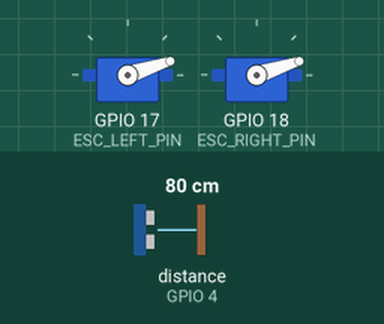
Simulated run of this sketch. Board: ESP32. On the bench: 2 × servo. Wiring (inferred from the names in the program): ultrasonic range finder: trigger GPIO 5; echo GPIO 4. The inputs (shaded band) are chosen by the test bench; at power-on: distance to the obstacle (sensor on GPIO 4) 80 cm. The echo pulse lasts 58.3 µs per cm; WiFi joins after 1.5 s; servers stay silent unless stated.

Above: at 4.15 s.
At 11.1 s:
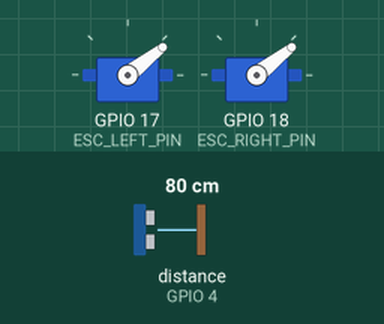
Timing chart, 0 to 13.2 s (numbered marks = the images above):
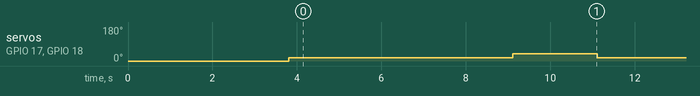

Measured:
- by itself, servo on GPIO 17 (ESC_LEFT_PIN), servo on GPIO 18 (ESC_RIGHT_PIN): alternates 38° for 2.0 s and 18° for 5.2 s, 5 changes in all, then stays 18°

The sketch:

Identification.ino
```cpp
#include <WiFi.h>
#include <ESP32Servo.h>
#include <Arduino.h>
#include <math.h>

// Identification firmware: applies open-loop PWM steps and logs distance so the
// vehicle model can be fitted later in MATLAB.

// =============================
// WIFI
// =============================
const char* ssid = "wifim";
const char* password = "12345678";
const char* host = "10.236.15.12";
const uint16_t port = 8080;

WiFiClient client;

// =============================
// ESC MOTORY
// =============================
Servo escLeft, escRight;

const int ESC_LEFT_PIN  = 17;
const int ESC_RIGHT_PIN = 18;

const int ESC_MIN = 1090;
const int ESC_MAX = 1700;

const int PWM_ZERO = 1150;

int currentPWMLeft  = ESC_MIN;
int currentPWMRight = ESC_MIN;

// =============================
// ULTRAZVUK (HC-SR04)
// =============================
#define TRIG_PIN 5
#define ECHO_PIN 4

float readDistanceCM() {
  digitalWrite(TRIG_PIN, LOW);
  delayMicroseconds(2);
  digitalWrite(TRIG_PIN, HIGH);
  delayMicroseconds(10);
  digitalWrite(TRIG_PIN, LOW);

  long duration = pulseIn(ECHO_PIN, HIGH, 25000);
  if (duration == 0) return -1.0f;

  return (duration * 0.0343f / 2.0f);
}

// =============================
// TIMING
// =============================
static const float Ts = 0.05f;
// Timer intervals are in milliseconds and match Ts = 50 ms.
const unsigned long TICK_INTERVAL = 50;
const unsigned long SEND_INTERVAL = 50;

// =============================
// IDENTIFIKAČNÝ PWM PROFIL
// =============================
struct StepCmd {
  uint32_t t_ms;
  int pwm;
};

StepCmd profile[] = {
  {     0, PWM_ZERO },
  {  5000, 1220     }, // skok
  {  7000, PWM_ZERO },
  {  12000, 1220     },  // skok
  {  14000, PWM_ZERO }
};

const int PROFILE_LEN = sizeof(profile) / sizeof(profile[0]);

int pwmFromProfile(uint32_t t_ms) {
  int pwm = profile[0].pwm;
  // Use the last scheduled step whose start time has already passed.
  for (int i = 0; i < PROFILE_LEN; i++) {
    if (t_ms >= profile[i].t_ms) pwm = profile[i].pwm;
    else break;
  }
  return constrain(pwm, ESC_MIN, ESC_MAX);
}

// =============================
// MEDIAN FILTER N
// =============================
#define MEDIAN_N 5
float medianBuf[MEDIAN_N] = {0};
int medianIdx = 0;
bool medianInit = false;

float medianFilter5(float x) {
  if (!medianInit) {
    // Fill the median buffer with the first sample to prevent zero bias.
    for (int i = 0; i < MEDIAN_N; i++) medianBuf[i] = x;
    medianIdx = 0;
    medianInit = true;
  }

  medianBuf[medianIdx++] = x;
  if (medianIdx >= MEDIAN_N) medianIdx = 0;

  float temp[MEDIAN_N];
  memcpy(temp, medianBuf, sizeof(temp));

  // Median filtering removes isolated ultrasonic outliers without averaging them.
  for (int i = 0; i < MEDIAN_N - 1; i++) {
    for (int j = i + 1; j < MEDIAN_N; j++) {
      if (temp[j] < temp[i]) {
        float t = temp[i];
        temp[i] = temp[j];
        temp[j] = t;
      }
    }
  }
  return temp[MEDIAN_N / 2];
}

// =============================
// DVOJITÁ EMA
// =============================
float emaFast = 0.0f;
float emaSlow = 0.0f;
bool emaInit = false;

float alphaFast = 0.3f;
float alphaSlow = 0.05f;

float dist_filt = 0.0f;
float last_dist_raw = -1.0f;

void updateDistanceFiltering(float rawDistance) {
  // Ignore invalid echo measurements; the previous filtered value remains valid.
  if (rawDistance <= 0.0f) return;

  if (!emaInit) {
    emaFast = rawDistance;
    emaSlow = rawDistance;
    dist_filt = rawDistance;
    emaInit = true;

    medianInit = false;
    (void)medianFilter5(rawDistance);
    return;
  }

  //EMA FAST
  // Fast EMA follows short-term motion and is useful for diagnostic comparison.
  emaFast = alphaFast * rawDistance + (1.0f - alphaFast) * emaFast;

  //MEDIAN5 + EMA SLOW
  // Slow filtered distance is the signal saved for model identification.
  float med = medianFilter5(rawDistance);
  emaSlow = alphaSlow * med + (1.0f - alphaSlow) * emaSlow;

  dist_filt = emaSlow;
}

// =============================
// SETUP
// =============================
void setup() {
  escLeft.attach(ESC_LEFT_PIN, ESC_MIN, ESC_MAX);
  escRight.attach(ESC_RIGHT_PIN, ESC_MIN, ESC_MAX);

  // arming
  escLeft.writeMicroseconds(ESC_MIN);
  escRight.writeMicroseconds(ESC_MIN);
  delay(2000);

  pinMode(TRIG_PIN, OUTPUT);
  pinMode(ECHO_PIN, INPUT);

  WiFi.begin(ssid, password);
  while (WiFi.status() != WL_CONNECTED) {
    delay(200);
  }

  while (!client.connect(host, port)) {
    delay(500);
  }

  currentPWMLeft  = PWM_ZERO;
  currentPWMRight = PWM_ZERO;
  escLeft.writeMicroseconds(currentPWMLeft);
  escRight.writeMicroseconds(currentPWMRight);
  delay(300);
}

// =============================
// LOOP
// =============================
unsigned long t0 = 0;
unsigned long lastTick = 0;
unsigned long lastSend = 0;

void loop() {
  unsigned long now = millis();
  if (t0 == 0) t0 = now;
  uint32_t t_ms = (uint32_t)(now - t0);

  if (now - lastTick >= TICK_INTERVAL) {
    // Open-loop excitation is independent of measured distance.
    int pwm = pwmFromProfile(t_ms);

    currentPWMLeft  = pwm;
    currentPWMRight = pwm;

    escLeft.writeMicroseconds(currentPWMLeft);
    escRight.writeMicroseconds(currentPWMRight);

    float dist_raw = readDistanceCM();
    last_dist_raw = dist_raw;

    updateDistanceFiltering(dist_raw);

    lastTick = now;
  }

  if (now - lastSend >= SEND_INTERVAL) {
    // CSV logger expects key=value fields separated by commas.
    client.printf(
      "TIME=%lu, TEXP=%lu, PWM=%d, DIST_RAW=%.2f, DIST_FILT=%.2f\n",
      now, (unsigned long)t_ms, currentPWMLeft,
      last_dist_raw, dist_filt
    );
    lastSend = now;
  }
}
```
